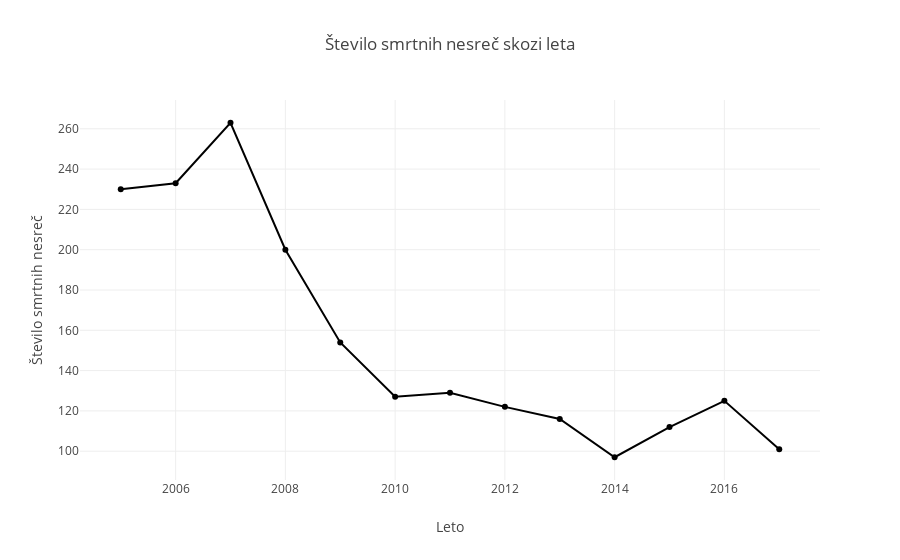

The notebook cell saved with this chart:
### Code cell
# Create a trace
trace = go.Scatter(
    x = list(leta_sum.keys()),
    y = list(leta_sum.values()),
    marker=dict(
        color='#000000',
    )
)

data = [trace]
layout = go.Layout(
    title="Število smrtnih nesreč skozi leta",
    xaxis=dict(
        title="Leto"
    ),
    yaxis=dict(
        title="Število smrtnih nesreč"
    )
)
fig = go.Figure(data=data, layout=layout)
iplot(fig, filename='basic-line')

### Figure 1 — Plotly figure (JSON) as saved in the notebook; plotly's stock layout.template omitted (floating-point values rounded to 4 significant figures)
{"data": [{"marker": {"color": "#000000"}, "type": "scatter", "x": [2005, 2006, 2007, 2008, 2009, 2010, 2011, 2012, 2013, 2014, 2015, 2016, 2017], "y": [230, 233, 263, 200, 154, 127, 129, 122, 116, 97, 112, 125, 101]}], "layout": {"title": "Število smrtnih nesreč skozi leta", "xaxis": {"title": "Leto"}, "yaxis": {"title": "Število smrtnih nesreč"}}}
